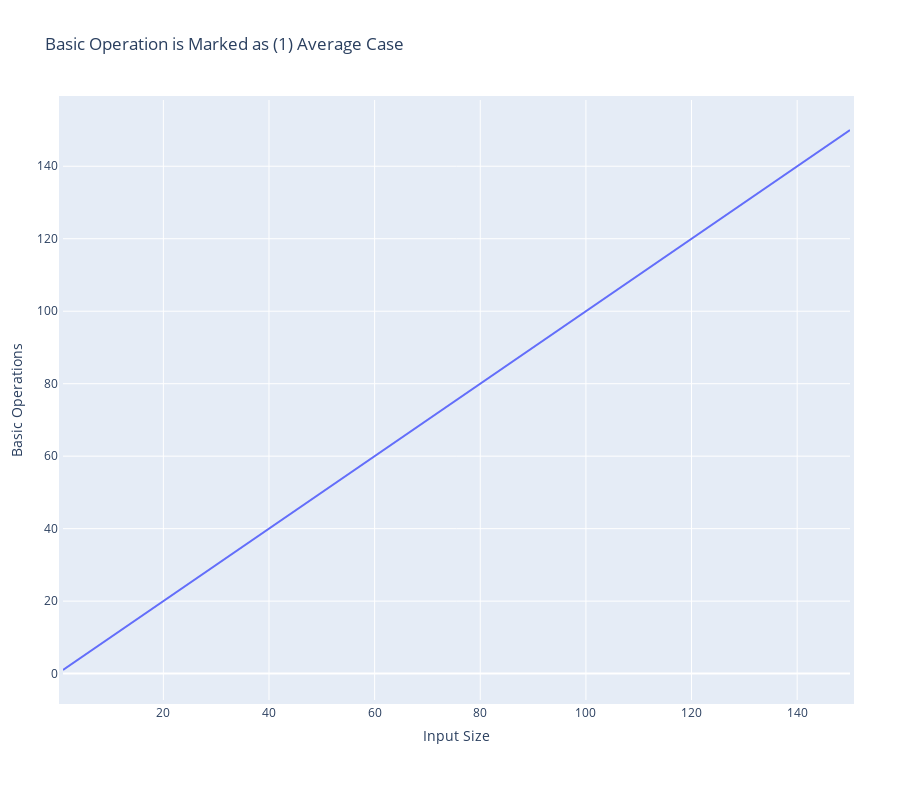

Notebook cell for this chart:
### Code cell
fig = go.Figure()

fig.add_trace(go.Scatter(x=input_sizes_list, y=input_sizes_list,
                    mode='lines',
                    name='Theoretical Average Case'))

fig.update_layout(title='Basic Operation is Marked as (1) Average Case',
                     xaxis_title='Input Size',
                     yaxis_title='Basic Operations')

# change figure size
fig.update_layout(
    autosize=False,
    width=900,
    height=800,
    margin=dict(
        l=50,
        r=50,
        b=100,
        t=100,
        pad=4
    ),
    paper_bgcolor="White",
)

fig.show()

### Figure 1 — Plotly figure (JSON) as saved in the notebook; plotly's stock layout.template omitted (floating-point values rounded to 4 significant figures)
{"data": [{"mode": "lines", "name": "Theoretical Average Case", "type": "scatter", "x": [1, 5, 10, 20, 30, 40, 50, 60, 70, 80, 90, 100, 110, 120, 130, 140, 150], "y": [1, 5, 10, 20, 30, 40, 50, 60, 70, 80, 90, 100, 110, 120, 130, 140, 150]}], "layout": {"autosize": false, "height": 800, "margin": {"b": 100, "l": 50, "pad": 4, "r": 50, "t": 100}, "paper_bgcolor": "White", "title": {"text": "Basic Operation is Marked as (1) Average Case"}, "width": 900, "xaxis": {"title": {"text": "Input Size"}}, "yaxis": {"title": {"text": "Basic Operations"}}}}
